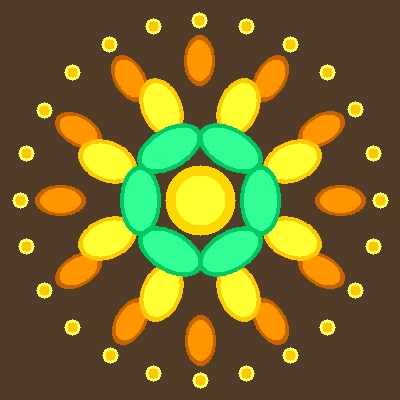
#> input picture backend/floral_kolam_test.jpg, 400 x 400 px
$ python -i rangoli_to_kolam_converter.py   (imports and definitions only)
#> lines starting #> are read from the running program, lines starting #| are printed output that depends on the picture; after the words box and inside, x2 and y2 are one past the last pixel; in counts of white or black regions, pixels touching at a corner belong together
### backend/kolam/authentic_dot_grid_kolam_generator.py
"""
Authentic Dot Grid Kolam Generator
Implements traditional Tamil kolam with:
1. Pulli (dot grid) foundation
2. Continuous curved lines
3. Loop and spiral patterns
4. Authentic kolam vocabulary
"""

import numpy as np
import cv2
from PIL import Image, ImageDraw
import math
import random
from typing import List, Tuple, Dict, Any
import xml.etree.ElementTree as ET
from xml.dom import minidom

class AuthenticDotGridKolamGenerator:
    """Generate authentic kolam patterns with proper dot grid foundation and curved lines"""

    def __init__(self):
        self.dot_spacing = 40  # Standard spacing between dots
        self.line_width = 3
        self.canvas_size = (800, 800)
        self.dot_radius = 2
        self.curve_smoothness = 16  # Points per curve segment

    def analyze_input_image(self, image_path: str) -> Dict[str, Any]:
        """Analyze input image to determine kolam pattern type and characteristics"""
        img = cv2.imread(image_path)
        if img is None:
            raise ValueError(f"Could not load image: {image_path}")

        # Convert to grayscale for analysis
        gray = cv2.cvtColor(img, cv2.COLOR_BGR2GRAY)
        height, width = gray.shape

        # Detect symmetry type
        symmetry = self.detect_symmetry(gray)

        # Determine grid size based on image complexity
        complexity = self.calculate_complexity(gray)
        if complexity > 0.7:
            grid_size = (15, 15)  # Complex pattern
        elif complexity > 0.4:
            grid_size = (11, 11)  # Medium pattern
        else:
            grid_size = (7, 7)    # Simple pattern

        # Detect central motifs
        has_central_motif = self.detect_central_motif(gray)

        # Determine pattern type based on analysis
        if has_central_motif and symmetry >= 4:
            pattern_type = "mandala_kolam"
        elif symmetry >= 2:
            pattern_type = "symmetric_kolam"
        else:
            pattern_type = "basic_kolam"

        return {
            'pattern_type': pattern_type,
            'grid_size': grid_size,
            'symmetry': symmetry,
            'complexity': complexity,
            'has_central_motif': has_central_motif,
            'image_size': (width, height)
        }

    def detect_symmetry(self, gray_image: np.ndarray) -> int:
        """Detect rotational symmetry order"""
        h, w = gray_image.shape
        center = (w // 2, h // 2)

        # Test for 2-fold, 4-fold, 6-fold, 8-fold symmetry
        symmetries = []
        for fold in [2, 4, 6, 8]:
            angle = 360 / fold
            similarity = 0

            for i in range(fold):
                rotated = self.rotate_image(gray_image, i * angle, center)
                similarity += cv2.matchTemplate(gray_image, rotated, cv2.TM_CCOEFF_NORMED)[0][0]

            symmetries.append((fold, similarity / fold))

        # Return the symmetry order with highest similarity
        best_symmetry = max(symmetries, key=lambda x: x[1])
        return best_symmetry[0] if best_symmetry[1] > 0.3 else 1

    def rotate_image(self, image: np.ndarray, angle: float, center: Tuple[int, int]) -> np.ndarray:
        """Rotate image around center point"""
        M = cv2.getRotationMatrix2D(center, angle, 1.0)
        return cv2.warpAffine(image, M, (image.shape[1], image.shape[0]))

    def calculate_complexity(self, gray_image: np.ndarray) -> float:
        """Calculate pattern complexity based on edge density"""
        edges = cv2.Canny(gray_image, 50, 150)
        return np.sum(edges > 0) / edges.size

    def detect_central_motif(self, gray_image: np.ndarray) -> bool:
        """Detect if there's a central motif in the image"""
        h, w = gray_image.shape
        center_region = gray_image[h//4:3*h//4, w//4:3*w//4]
        edge_regions = [
            gray_image[:h//4, :],          # Top
            gray_image[3*h//4:, :],        # Bottom
            gray_image[:, :w//4],          # Left
            gray_image[:, 3*w//4:]         # Right
        ]

        center_activity = np.std(center_region)
        edge_activity = np.mean([np.std(region) for region in edge_regions])

        return center_activity > edge_activity * 1.2

    def generate_dot_grid(self, grid_size: Tuple[int, int], canvas_size: Tuple[int, int]) -> List[Tuple[int, int]]:
        """Generate traditional pulli (dot) grid"""
        rows, cols = grid_size
        width, height = canvas_size

        # Calculate spacing to center the grid
        x_spacing = width / (cols + 1)
        y_spacing = height / (rows + 1)

        dots = []
        for i in range(rows):
            for j in range(cols):
                x = int((j + 1) * x_spacing)
                y = int((i + 1) * y_spacing)
                dots.append((x, y))

        return dots

    def generate_kolam_curves(self, dots: List[Tuple[int, int]], pattern_type: str, symmetry: int) -> List[Dict[str, Any]]:
        """Generate authentic kolam curves that flow around dots"""
        curves = []

        if pattern_type == "mandala_kolam":
            curves.extend(self.generate_mandala_pattern(dots, symmetry))
        elif pattern_type == "symmetric_kolam":
            curves.extend(self.generate_symmetric_pattern(dots, symmetry))
        else:
            curves.extend(self.generate_basic_pattern(dots))

        return curves

    # [33 lines left out: function generate_mandala_pattern, not called in this run]

    def generate_symmetric_pattern(self, dots: List[Tuple[int, int]], symmetry: int) -> List[Dict[str, Any]]:
        """Generate symmetric kolam pattern"""
        curves = []

        if not dots:
            return curves

        # Create base pattern in one sector
        sector_angle = 360 / symmetry
        base_curves = self.create_base_sector_pattern(dots, sector_angle)

        # Replicate across all sectors
        center_x = sum(x for x, y in dots) / len(dots)
        center_y = sum(y for x, y in dots) / len(dots)
        center = (center_x, center_y)

        for i in range(symmetry):
            angle = i * sector_angle
            rotated_curves = self.rotate_curves(base_curves, angle, center)
            curves.extend(rotated_curves)

        return curves

    # [88 lines left out: functions generate_basic_pattern, group_dots_into_rings, create_ring_curves, create_decorative_loops, not called in this run]

    def create_base_sector_pattern(self, dots: List[Tuple[int, int]], sector_angle: float) -> List[Dict[str, Any]]:
        """Create pattern for one sector that will be replicated"""
        curves = []

        # Filter dots to one sector for base pattern
        center_x = sum(x for x, y in dots) / len(dots)
        center_y = sum(y for x, y in dots) / len(dots)

        sector_dots = []
        for x, y in dots:
            angle = math.degrees(math.atan2(y - center_y, x - center_x))
            if angle < 0:
                angle += 360
            if angle <= sector_angle:
                sector_dots.append((x, y))

        if len(sector_dots) >= 2:
            # Create simple connecting curves in sector
            connections = self.create_dot_connections(sector_dots)
            for connection in connections:
                curve = self.create_smooth_curve_between_dots(connection)
                curves.append(curve)

        return curves

    def create_dot_connections(self, dots: List[Tuple[int, int]]) -> List[List[Tuple[int, int]]]:
        """Create logical connections between dots for curve paths"""
        connections = []

        if len(dots) < 2:
            return connections

        # Create connections based on proximity and grid logic
        for i, dot1 in enumerate(dots):
            for j, dot2 in enumerate(dots[i+1:], i+1):
                distance = math.sqrt((dot1[0] - dot2[0])**2 + (dot1[1] - dot2[1])**2)
                if distance < self.dot_spacing * 2.5:  # Connect nearby dots
                    connections.append([dot1, dot2])

        return connections

    # [106 lines left out: functions create_smooth_curve_between_dots, create_curved_path_around_dots, create_petal_loop, generate_bezier_curve, generate_quadratic_bezier_curve, not called in this run]

    def rotate_curves(self, curves: List[Dict[str, Any]], angle_degrees: float, center: Tuple[float, float]) -> List[Dict[str, Any]]:
        """Rotate curve patterns around center point"""
        rotated_curves = []
        angle_rad = math.radians(angle_degrees)
        cx, cy = center

        for curve in curves:
            rotated_curve = curve.copy()
            rotated_points = []

            for x, y in curve['points']:
                # Translate to origin
                tx = x - cx
                ty = y - cy

                # Rotate
                rx = tx * math.cos(angle_rad) - ty * math.sin(angle_rad)
                ry = tx * math.sin(angle_rad) + ty * math.cos(angle_rad)

                # Translate back
                final_x = rx + cx
                final_y = ry + cy

                rotated_points.append((int(final_x), int(final_y)))

            rotated_curve['points'] = rotated_points
            rotated_curves.append(rotated_curve)

        return rotated_curves

    def generate_kolam_svg(self, image_path: str) -> str:
        """Generate complete authentic kolam SVG from input image"""
        # Analyze input image
        analysis = self.analyze_input_image(image_path)

        # Generate dot grid
        dots = self.generate_dot_grid(analysis['grid_size'], self.canvas_size)

        # Generate authentic kolam curves
        curves = self.generate_kolam_curves(dots, analysis['pattern_type'], analysis['symmetry'])

        # Create SVG
        svg_content = self.create_svg_from_dots_and_curves(dots, curves, analysis)

        return svg_content

    def create_svg_from_dots_and_curves(self, dots: List[Tuple[int, int]], curves: List[Dict[str, Any]], analysis: Dict[str, Any]) -> str:
        """Create SVG representation of authentic kolam"""
        width, height = self.canvas_size

        # Create SVG root
        svg = ET.Element('svg')
        svg.set('width', str(width))
        svg.set('height', str(height))
        svg.set('viewBox', f'0 0 {width} {height}')
        svg.set('xmlns', 'http://www.w3.org/2000/svg')

        # Add background
        bg = ET.SubElement(svg, 'rect')
        bg.set('width', str(width))
        bg.set('height', str(height))
        bg.set('fill', '#f8f8f8')  # Traditional light background

        # Add title
        title = ET.SubElement(svg, 'title')
        title.text = f"Authentic {analysis['pattern_type'].replace('_', ' ').title()}"

        # Add metadata
        desc = ET.SubElement(svg, 'desc')
        desc.text = f"Generated using authentic dot grid system. Grid: {analysis['grid_size']}, Symmetry: {analysis['symmetry']}"

        # Draw dots (pulli)
        dots_group = ET.SubElement(svg, 'g')
        dots_group.set('id', 'pulli-dots')

        for x, y in dots:
            dot = ET.SubElement(dots_group, 'circle')
            dot.set('cx', str(x))
            dot.set('cy', str(y))
            dot.set('r', str(self.dot_radius))
            dot.set('fill', '#666666')
            dot.set('opacity', '0.3')

        # Draw curves
        curves_group = ET.SubElement(svg, 'g')
        curves_group.set('id', 'kolam-curves')
        curves_group.set('fill', 'none')
        curves_group.set('stroke', '#2458ff')
        curves_group.set('stroke-width', str(self.line_width))
        curves_group.set('stroke-linecap', 'round')
        curves_group.set('stroke-linejoin', 'round')

        for curve in curves:
            if not curve['points']:
                continue

            path = ET.SubElement(curves_group, 'path')
            path_data = self.create_path_data_from_points(curve['points'], curve['type'])
            path.set('d', path_data)

            # Style based on curve type
            if curve['style'] == 'petal':
                path.set('stroke', '#ff6b35')
                path.set('stroke-width', str(self.line_width * 0.8))
            elif curve['style'] == 'flowing':
                path.set('stroke', '#2458ff')
                path.set('stroke-width', str(self.line_width * 1.2))

        # Convert to string
        rough_string = ET.tostring(svg, encoding='unicode')
        reparsed = minidom.parseString(rough_string)
        return reparsed.toprettyxml(indent="  ")

    # [35 lines left out: functions create_path_data_from_points, generate_authentic_dot_grid_kolam, not called in this run]

### backend/kolam/rangoli_to_kolam_converter.py
#!/usr/bin/env python3
"""
Rangoli to Kolam Converter
Converts specific rangoli patterns to authentic kolam with proper dot grid foundation.
Uses traditional Tamil kolam techniques: pulli (dots), curved lines, loops, and authentic patterns.
"""

import cv2
import numpy as np
import svgwrite
import math
from typing import Tuple, List, Dict, Any, Optional
from .authentic_dot_grid_kolam_generator import AuthenticDotGridKolamGenerator

class RangoliToKolamConverter:
    def __init__(self):
        # Traditional kolam colors
        self.kolam_colors = {
            'white': '#ffffff',      # Primary kolam color (rice flour)
            'yellow': '#ffd700',     # Turmeric
            'red': '#dc143c',        # Kumkum
            'orange': '#ff6347',     # Marigold
            'blue': '#4169e1',       # Blue chalk
            'green': '#228b22',      # Green powder
            'purple': '#8a2be2'      # Purple powder
        }

        # Canvas settings
        self.canvas_size = 500
        self.background_color = '#f8f8f8'  # Light background for kolam

    def convert_rangoli_to_kolam(self, img_path: str) -> str:
        """Main conversion function: rangoli image → authentic kolam SVG with dot grid"""
        try:
            # Use authentic dot grid kolam generator
            authentic_generator = AuthenticDotGridKolamGenerator()
            kolam_svg = authentic_generator.generate_kolam_svg(img_path)
#> in analyze_input_image, img is the input picture: shape (400, 400, 3); mean B, G, R 45.2, 106.7, 115.5
#> in analyze_input_image, `gray = cv2.cvtColor(img, cv2.COLOR_BGR2GRAY)`:
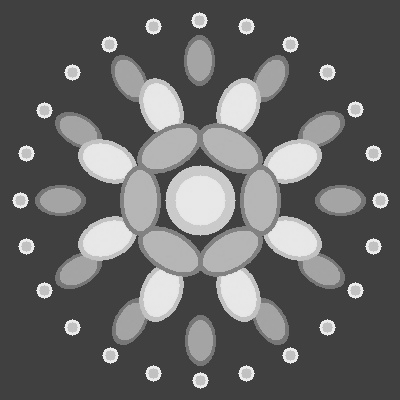
#> gray: shape (400, 400); min 56, max 242, mean 102.3
#> the loop in detect_symmetry, `for fold in [2, 4, 6, 8]:` made 4 passes
#> after the loop in detect_symmetry, `for fold in [2, 4, 6, 8]:`: symmetries = [(2, 0.977), (4, 0.958), (6, 0.695), (8, 0.853)]
#> in detect_symmetry, `best_symmetry = max(symmetries, key=lambda x: x[1])`: best_symmetry = (2, 0.977)
#> in analyze_input_image, `symmetry = self.detect_symmetry(gray)`: symmetry = 2
#> in calculate_complexity, `edges = cv2.Canny(gray_image, 50, 150)`:
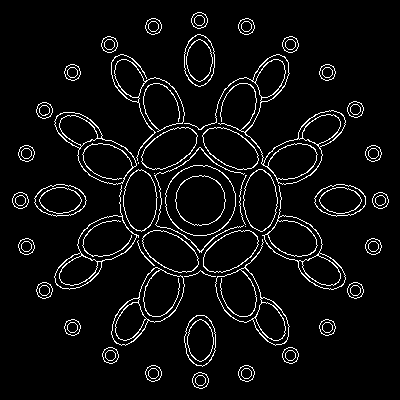
#> edges: shape (400, 400); 5.4% white in thin lines or dots, all inside (x1, y1, x2, y2) = (12, 12, 389, 389)
#> in analyze_input_image, `complexity = self.calculate_complexity(gray)`: complexity = 0.0545
#> in detect_central_motif, `center_region = gray_image[h//4:3*h//4, w//4:3*w//4]`:
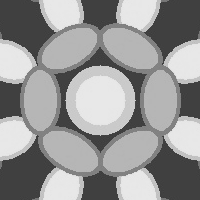
#> center_region: shape (200, 200); min 57, max 233, mean 149.1
#> in detect_central_motif, `center_activity = np.std(center_region)`: center_activity = 66.93
#> in detect_central_motif, `edge_activity = np.mean([np.std(region) for region in edge_regions])`: edge_activity = 44.38
#> in analyze_input_image, `has_central_motif = self.detect_central_motif(gray)`: has_central_motif = True
#> in generate_kolam_svg, `analysis = self.analyze_input_image(image_path)`: analysis = {'pattern_type': 'symmetric_kolam', 'grid_size': (7, 7), 'symmetry': 2, 'complexity': 0.0545, 'has_central_motif': True, 'image_size': (400, 400)}
#> in generate_kolam_svg, `dots = self.generate_dot_grid(analysis['grid_size'], self.canvas_size)`: dots = 49 pairs, first value 100 to 700, second value 100 to 700
#> in create_base_sector_pattern, `center_x = sum(x for x, y in dots) / len(dots)`: center_x = 400
#> the loop in create_base_sector_pattern, `for x, y in dots:` made 49 passes
#> (x, y, angle) on passes 1 to 12: (100, 100, 225), (200, 100, 236.3), (300, 100, 251.6), (400, 100, 270), (500, 100, 288.4), (600, 100, 303.7), (700, 100, 315), (100, 200, 213.7), (200, 200, 225), (300, 200, 243.4), (400, 200, 270), (500, 200, 296.6)
#> after the loop in create_base_sector_pattern, `for x, y in dots:`: sector_dots = 28 pairs, first value 100 to 700, second value 400 to 700
#> the loop in create_dot_connections, `for i, dot1 in enumerate(dots):` made 28 passes
#> dot1 on passes 1 to 12: (100, 400), (200, 400), (300, 400), (400, 400), (500, 400), (600, 400), (700, 400), (100, 500), (200, 500), (300, 500), (400, 500), (500, 500)
#> after the loop in create_dot_connections, `for i, dot1 in enumerate(dots):`: connections = []
#> in generate_symmetric_pattern, `center_x = sum(x for x, y in dots) / len(dots)`: center_x = 400
#> in generate_symmetric_pattern, `center = (center_x, center_y)`: center = (400, 400)
#> the loop in generate_symmetric_pattern, `for i in range(symmetry):` made 2 passes
#> after the loop in generate_symmetric_pattern, `for i in range(symmetry):`: curves = []
#> the loop in create_svg_from_dots_and_curves, `for x, y in dots:` made 49 passes
#> (x, y) on passes 1 to 12: (100, 100), (200, 100), (300, 100), (400, 100), (500, 100), (600, 100), (700, 100), (100, 200), (200, 200), (300, 200), (400, 200), (500, 200)

            return kolam_svg

        except Exception as e:
            print(f"Error converting rangoli to authentic kolam: {e}")
            # Fallback to traditional method if authentic fails
            try:
                # Load and analyze the rangoli image
                img = cv2.imread(img_path)
                if img is None:
                    raise ValueError(f"Could not load image: {img_path}")

                # Extract key features from rangoli
                features = self._extract_rangoli_features(img)

                # Convert to kolam-style representation
                kolam_svg = self._generate_kolam_from_features(features)

                return kolam_svg

            except Exception as fallback_error:
                print(f"Fallback also failed: {fallback_error}")
                return self._generate_authentic_fallback_kolam()

    # [667 lines left out: functions _extract_rangoli_features, _detect_radial_symmetry, _detect_symmetry_order, _detect_central_element, _detect_petal_elements, _detect_corner_elements and 14 more, not called in this run]

>>> result = RangoliToKolamConverter().convert_rangoli_to_kolam('../floral_kolam_test.jpg')
